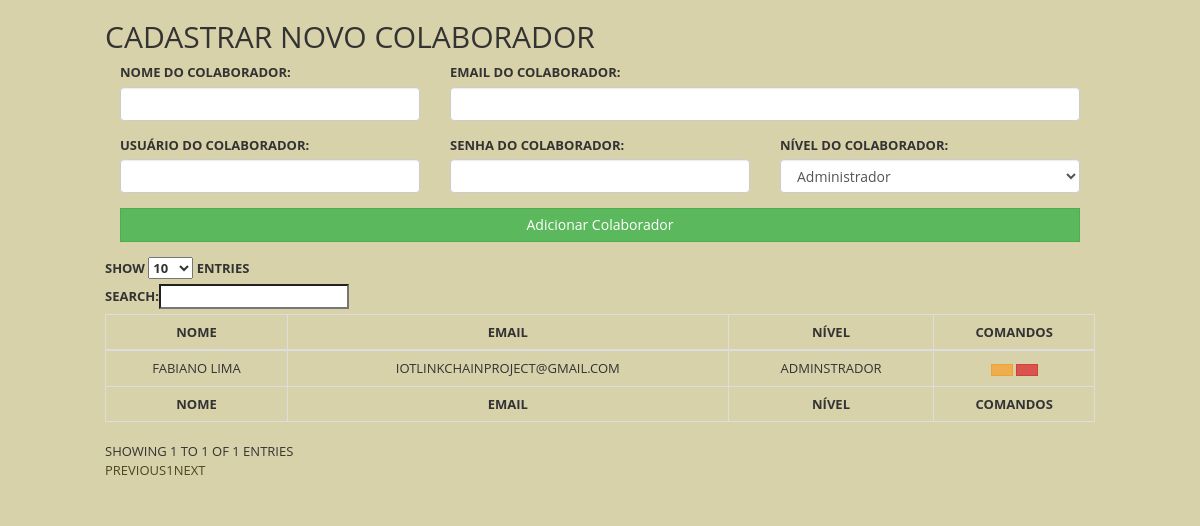
The page /admin.php?page=addColabs (signed in) on the database its author committed.
### tables this page shows
CREATE TABLE `usuarios` (
  `id` int(11) NOT NULL,
  `usuario` varchar(100) NOT NULL,
  `senha` varchar(300) NOT NULL,
  `email` varchar(250) NOT NULL,
  `nome` varchar(100) NOT NULL,
  `nivel` int(11) NOT NULL,
  `id_empresa` int(11) NOT NULL
);

### inc/mysqls.php (called while the page is built, shortened)
<?php
$UsuariosEmpresa = "SELECT * FROM usuarios WHERE id_empresa='".$_SESSION['empresa_id']."'";
$sqlUsuario = "SELECT * FROM usuarios WHERE usuario='".$_SESSION['user_marmo']."' AND id_empresa='".$_SESSION['empresa_id']."'";
$openUsuario = mysqli_query($con, $sqlUsuario);
if ($userM = mysqli_fetch_assoc($openUsuario)) {
    $usuarioNivel = $userM['nivel'];
}
?>

### pages/colabs/add_colabs.php (the view, shortened to what this page needs)
<?php
if($usuarioNivel == 1){
?>
<div class="row content">
    <div class="row">
        <div class="col-sm-12">
            <h2>Cadastrar novo Colaborador</h2>
            <div id="Allform">
                <form method="post" action="data/addColabs.php">
                    <div class="form-group col-sm-4">
                    <label for="nome">Nome do Colaborador:</label>
                        <input type="text" name="nome" class="form-control" id="nome" autocomplete="off">
                    </div>
                    <div class="form-group col-sm-8">
                    <label for="nome">Email do Colaborador:</label>
                        <input type="email" name="email" class="form-control" id="email" autocomplete="off">
                    </div>
                    <div class="form-group col-sm-4">
                    <label for="nome">Usuário do Colaborador:</label>
                        <input type="text" name="usuario" class="form-control" id="usuario" autocomplete="off">
                    </div>
                    <div class="form-group col-sm-4">
                    <label for="nome">Senha do Colaborador:</label>
                            <input type="text" name="senha" class="form-control" id="senha" autocomplete="off">
                    </div>
                    <div class="form-group col-sm-4">
                    <label for="nome">Nível do Colaborador:</label>
                        <select class="form-control" name="nivel">
                            <option value="1">Administrador</option>
                        </select>
                    </div>
                    <div class="form-group col-sm-12">
                        <button type="submit" class="btn btn-success col-sm-12">Adicionar Colaborador</button>
                    </div>
                </form>
            </div>
            <table id="tableuser" class="table table-bordered" style="width:100%">
                <thead>
                    <tr>
                        <th class="text-center">Nome</th>
                        <th class="text-center">Email</th>
                        <th class="text-center">Nível</th>
                        <th class="text-center">Comandos</th>
                    </tr>
                </thead>
                <tbody>
                    <?php
                    $result = mysqli_query($con, $UsuariosEmpresa);
                    while ($row = mysqli_fetch_array($result)) {
                    ?>
                        <tr>
                            <td class="text-center"><?php echo $row['nome']; ?> </td>
                            <td class="text-center"><?php echo $row['email']; ?> </td>
                            <td class="text-center"><?php if($row['nivel'] == 1){ echo "Adminstrador"; }else{ echo "Colaborador"; } ?> </td>
                            <td class="text-center">
                                <a class="btn btn-sm btn-warning" href="?page=editaColabs&id=<?php echo $row['id']; ?>"><i class="fa fa-pencil" aria-hidden="true"></i></a>
                                <a class="btn btn-sm btn-danger" href="data/apagarColabs.php?id=<?php echo $row['id']; ?>"><i class="fa fa-minus" aria-hidden="true"></i></a>
                            </td>
                        </tr>
                    <?php } ?>
                </tbody>
                <tfoot>
                    <tr>
                        <th class="text-center">Nome</th>
                        <th class="text-center">Email</th>
                        <th class="text-center">Nível</th>
                        <th class="text-center">Comandos</th>
                    </tr>
                </tfoot>
            </table>
        </div>
    </div>
    <?php
    } else {
        echo "<div class='col-sm-12 text-center alert alert-danger'><h1>Você não tem permissão para acessar essa página.</h1></div>";
    }
    ?>

### css/main.css (style rules this page uses)
body { font-family: 'Open Sans', sans-serif; font-size: 13px; line-height: 1.42857143; color: #333; background-color: #d8d2aa; text-transform: uppercase; width: 80%; margin: 0 auto; }
a { color: #4a461a; text-decoration: none; }
h1, h2, h3, h4, h5, h6 { font-family: inherit; font-weight: 500; line-height: 1.1; color: inherit; }
.btn { border-radius: 0px; }
table { border: black solid 2px; }
table thead { border-color: black solid 1px; }
table tbody { border-color: black; }
table tbody tr { border-color: black; }

### css/print.css (style rules this page uses)
* { color: #000 !important; text-shadow: none !important; background: transparent !important; box-shadow: none !important; }

### rows shown on the page
usuarios: nome "FABIANO LIMA", email "IOTLINKCHAINPROJECT@GMAIL.COM", nivel "ADMINSTRADOR"
